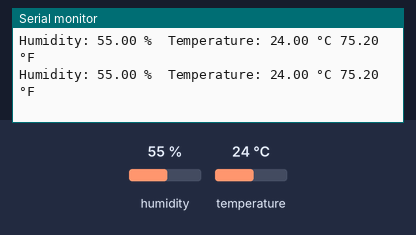
Bench run of a sketch on a simulated Arduino Uno, built with avr-gcc and run on an emulated ATmega328P. On the bench: the last lines printed to the serial monitor. The inputs (shaded band) are chosen by the test bench; at power-on: humidity 55 %, temperature 24 °C.

Above: at 4.8 s.
4.9 s: humidity set to 22 %
At 7.4 s:
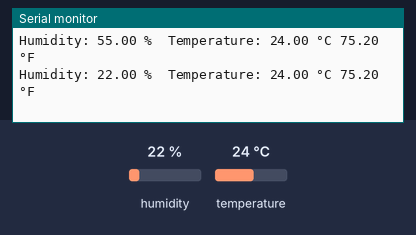
7.9 s: temperature set to 12 °C
At 9.2 s:
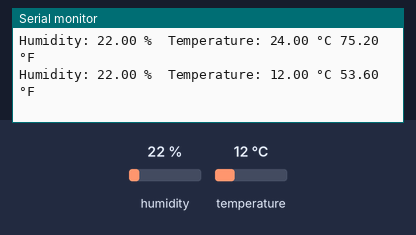
10.9 s: humidity set to 40 %
At 12.7 s:
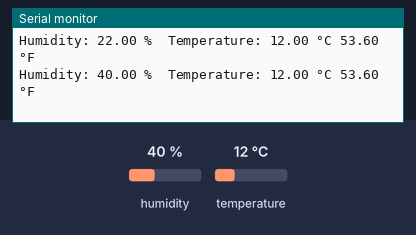
Timing chart, 0 to 14.2 s (numbered marks = the images above; inputs shaded):
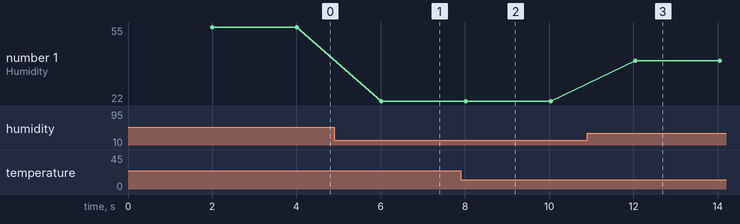

The sketch:

DHT22_example.ino
```cpp
#include "DHT.h"

#define DHTPIN 2      // DHT22 data pin connected to digital pin 2
#define DHTTYPE DHT22 // Type of sensor

DHT dht(DHTPIN, DHTTYPE);

void setup() {
  Serial.begin(9600);
  dht.begin();
}

void loop() {
  delay(2000); // Wait 2 seconds between readings

  float humidity = dht.readHumidity();
  float temperature = dht.readTemperature(); // Celsius
  float tempF = dht.readTemperature(true);   // Fahrenheit

  if (isnan(humidity) || isnan(temperature)) {
    Serial.println("Failed to read from DHT sensor!");
    return;
  }

  Serial.print("Humidity: ");
  Serial.print(humidity);
  Serial.print(" %\t");
  Serial.print("Temperature: ");
  Serial.print(temperature);
  Serial.print(" °C ");
  Serial.print(tempF);
  Serial.println(" °F");
}
```

Measured:
- after the input at 4.9 s, the serial monitor: prints a new line after 1.1 s (image 1)
- after the input at 7.9 s, the serial monitor: prints a new line after 0.13 s (image 2)
- after the input at 10.9 s, the serial monitor: prints a new line after 1.1 s (image 3)
- plotted number 1: 55 → 22 after the input at 4.9 s, 22 → 40 after the input at 10.9 s
